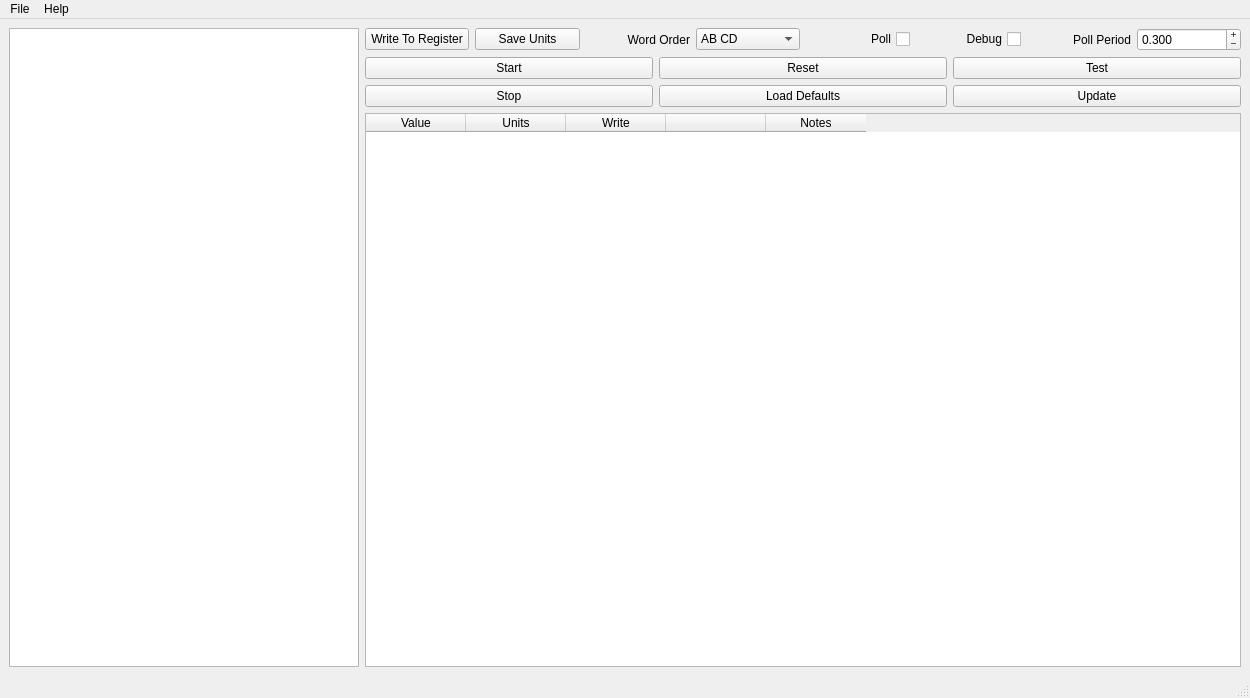
<?xml version="1.0" encoding="UTF-8"?>
<ui version="4.0">
 <class>MainWindow</class>
 <widget class="QMainWindow" name="MainWindow">
  <property name="geometry">
   <rect>
    <x>0</x>
    <y>0</y>
    <width>1250</width>
    <height>698</height>
   </rect>
  </property>
  <property name="windowTitle">
   <string>Modbus Master Tool</string>
  </property>
  <property name="windowIcon">
   <iconset>
    <normaloff>../modbus.png</normaloff>../modbus.png</iconset>
  </property>
  <widget class="QWidget" name="centralwidget">
   <layout class="QHBoxLayout" name="horizontalLayout_3">
    <item>
     <layout class="QVBoxLayout" name="verticalLayout_2">
      <item>
       <widget class="QTreeWidget" name="treeWidget">
        <property name="maximumSize">
         <size>
          <width>350</width>
          <height>16777215</height>
         </size>
        </property>
        <property name="rootIsDecorated">
         <bool>true</bool>
        </property>
        <property name="uniformRowHeights">
         <bool>false</bool>
        </property>
        <property name="itemsExpandable">
         <bool>true</bool>
        </property>
        <property name="animated">
         <bool>true</bool>
        </property>
        <property name="headerHidden">
         <bool>true</bool>
        </property>
        <attribute name="headerVisible">
         <bool>false</bool>
        </attribute>
        <column>
         <property name="text">
          <string notr="true">1</string>
         </property>
        </column>
       </widget>
      </item>
     </layout>
    </item>
    <item>
     <layout class="QVBoxLayout" name="verticalLayout">
      <item>
       <layout class="QHBoxLayout" name="horizontalLayout_2">
        <item>
         <widget class="QPushButton" name="btnWrite">
          <property name="text">
           <string>Write To Register</string>
          </property>
         </widget>
        </item>
        <item>
         <widget class="QPushButton" name="btnUnits">
          <property name="text">
           <string>Save Units</string>
          </property>
         </widget>
        </item>
        <item>
         <widget class="QLabel" name="label_2">
          <property name="text">
           <string>Word Order</string>
          </property>
          <property name="alignment">
           <set>Qt::AlignRight|Qt::AlignTrailing|Qt::AlignVCenter</set>
          </property>
         </widget>
        </item>
        <item>
         <widget class="QComboBox" name="comboBoxDataEncode">
          <item>
           <property name="text">
            <string>AB CD</string>
           </property>
          </item>
          <item>
           <property name="text">
            <string>CD AB</string>
           </property>
          </item>
         </widget>
        </item>
        <item>
         <widget class="QCheckBox" name="checkBoxPoll">
          <property name="layoutDirection">
           <enum>Qt::RightToLeft</enum>
          </property>
          <property name="text">
           <string>Poll</string>
          </property>
         </widget>
        </item>
        <item>
         <widget class="QCheckBox" name="checkDebug">
          <property name="layoutDirection">
           <enum>Qt::RightToLeft</enum>
          </property>
          <property name="text">
           <string>Debug</string>
          </property>
         </widget>
        </item>
        <item>
         <widget class="QLabel" name="label">
          <property name="toolTip">
           <string extracomment="wit"/>
          </property>
          <property name="autoFillBackground">
           <bool>false</bool>
          </property>
          <property name="frameShape">
           <enum>QFrame::NoFrame</enum>
          </property>
          <property name="text">
           <string>Poll Period</string>
          </property>
          <property name="scaledContents">
           <bool>false</bool>
          </property>
          <property name="alignment">
           <set>Qt::AlignRight|Qt::AlignTrailing|Qt::AlignVCenter</set>
          </property>
          <property name="wordWrap">
           <bool>false</bool>
          </property>
         </widget>
        </item>
        <item>
         <widget class="QDoubleSpinBox" name="spinBoxPollRate">
          <property name="alignment">
           <set>Qt::AlignLeading|Qt::AlignLeft|Qt::AlignVCenter</set>
          </property>
          <property name="buttonSymbols">
           <enum>QAbstractSpinBox::PlusMinus</enum>
          </property>
          <property name="showGroupSeparator" stdset="0">
           <bool>false</bool>
          </property>
          <property name="decimals">
           <number>3</number>
          </property>
          <property name="minimum">
           <double>0.010000000000000</double>
          </property>
          <property name="singleStep">
           <double>0.100000000000000</double>
          </property>
          <property name="value">
           <double>0.300000000000000</double>
          </property>
         </widget>
        </item>
       </layout>
      </item>
      <item>
       <layout class="QGridLayout" name="gridLayout">
        <item row="0" column="0">
         <widget class="QPushButton" name="btnStar">
          <property name="text">
           <string>Start</string>
          </property>
         </widget>
        </item>
        <item row="0" column="1">
         <widget class="QPushButton" name="btnReset">
          <property name="text">
           <string>Reset</string>
          </property>
         </widget>
        </item>
        <item row="0" column="2">
         <widget class="QPushButton" name="btnTest">
          <property name="text">
           <string>Test</string>
          </property>
         </widget>
        </item>
        <item row="1" column="0">
         <widget class="QPushButton" name="btnSto">
          <property name="text">
           <string>Stop</string>
          </property>
         </widget>
        </item>
        <item row="1" column="1">
         <widget class="QPushButton" name="btnLoadDefaults">
          <property name="text">
           <string>Load Defaults</string>
          </property>
         </widget>
        </item>
        <item row="1" column="2">
         <widget class="QPushButton" name="btnUpdate">
          <property name="text">
           <string>Update</string>
          </property>
         </widget>
        </item>
       </layout>
      </item>
      <item>
       <widget class="QTableWidget" name="tableWidget">
        <property name="toolTip">
         <string/>
        </property>
        <property name="toolTipDuration">
         <number>-1</number>
        </property>
        <property name="gridStyle">
         <enum>Qt::SolidLine</enum>
        </property>
        <property name="cornerButtonEnabled">
         <bool>false</bool>
        </property>
        <attribute name="horizontalHeaderVisible">
         <bool>true</bool>
        </attribute>
        <attribute name="horizontalHeaderShowSortIndicator" stdset="0">
         <bool>false</bool>
        </attribute>
        <attribute name="horizontalHeaderStretchLastSection">
         <bool>false</bool>
        </attribute>
        <attribute name="verticalHeaderVisible">
         <bool>true</bool>
        </attribute>
        <attribute name="verticalHeaderCascadingSectionResizes">
         <bool>false</bool>
        </attribute>
        <attribute name="verticalHeaderShowSortIndicator" stdset="0">
         <bool>false</bool>
        </attribute>
        <attribute name="verticalHeaderStretchLastSection">
         <bool>false</bool>
        </attribute>
        <column>
         <property name="text">
          <string>Value</string>
         </property>
        </column>
        <column>
         <property name="text">
          <string>Units</string>
         </property>
        </column>
        <column>
         <property name="text">
          <string>Write</string>
         </property>
        </column>
        <column>
         <property name="text">
          <string/>
         </property>
        </column>
        <column>
         <property name="text">
          <string>Notes</string>
         </property>
        </column>
       </widget>
      </item>
     </layout>
    </item>
   </layout>
  </widget>
  <widget class="QStatusBar" name="statusBar"/>
  <widget class="QMenuBar" name="menuBar">
   <property name="geometry">
    <rect>
     <x>0</x>
     <y>0</y>
     <width>1250</width>
     <height>21</height>
    </rect>
   </property>
   <widget class="QMenu" name="menuFile">
    <property name="title">
     <string>File</string>
    </property>
    <addaction name="actionSetup"/>
    <addaction name="actionSave_View_List"/>
    <addaction name="actionLoad_View_List"/>
    <addaction name="separator"/>
    <addaction name="actionQuit"/>
   </widget>
   <widget class="QMenu" name="menuHelp">
    <property name="title">
     <string>Help</string>
    </property>
   </widget>
   <addaction name="menuFile"/>
   <addaction name="menuHelp"/>
  </widget>
  <action name="actionSetup">
   <property name="text">
    <string>Setup</string>
   </property>
  </action>
  <action name="actionQuit">
   <property name="text">
    <string>Quit</string>
   </property>
  </action>
  <action name="actionSave_View_List">
   <property name="text">
    <string>Save View List</string>
   </property>
  </action>
  <action name="actionLoad_View_List">
   <property name="text">
    <string>Load View List</string>
   </property>
  </action>
 </widget>
 <resources/>
 <connections/>
</ui>
